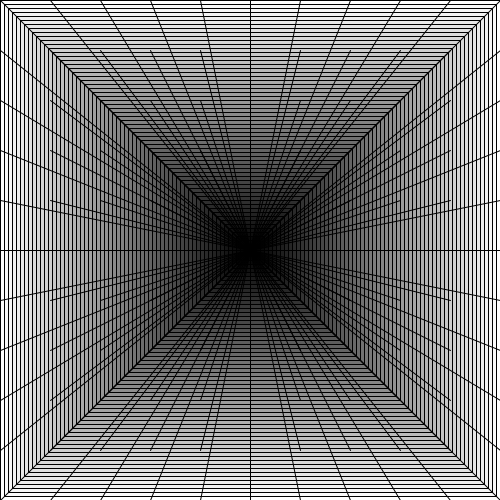
Frame 1 (no input)
Frame 60 (the mouse pressed at the canvas centre just before this capture): identical to frame 1, image omitted
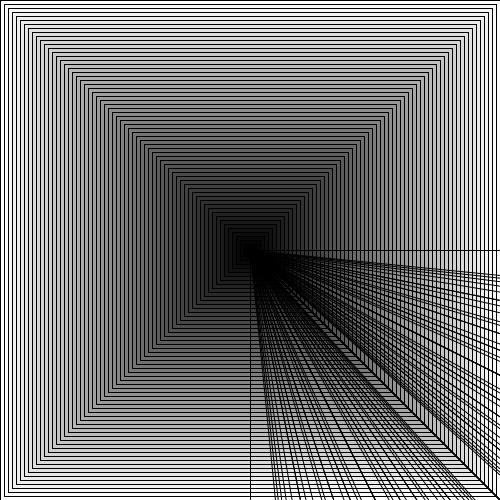
Frame 120 (the mouse held since frame 60 and released just before this capture)

The Processing sketch that drew these frames (run headless with seeded random() and noise(); from frame 60 on, the mouse is pressed at the canvas centre):

// Processing sketch: Iafrate
// ── Iafrate.pde

//Eliana Iguain Iafrate 

void setup() {
  size(500, 500);  //define pantalla de 500 x 500
  rectMode(CENTER);  //aca lo llamo una sola vez
}

void draw() {

  //cuadrados
  for (int i=500; i>=10; i-=8) {  //primer for simple
    //rectMode(CENTER);  //si no lo modifico, va en setup
    float c = map(i, 10, 500, 0, 255);  //map para definir relleno de los cuadrados
    fill(c);
    rect(250, 250, i, i);  //siempre misma posición: al centro de la pantalla
  } 
  
  //lineas
  for (int x=0; x<=500; x+=50) {  //segundo for anidado
    for (int y=0; y<=500; y+=50) {
      //line(x, y, 250, 250);  //lineas diagonales que salen del centro
      line(x+mouseX, y+mouseY, 250, 250);  //mod con mouse
    }
  }
  
  
}
